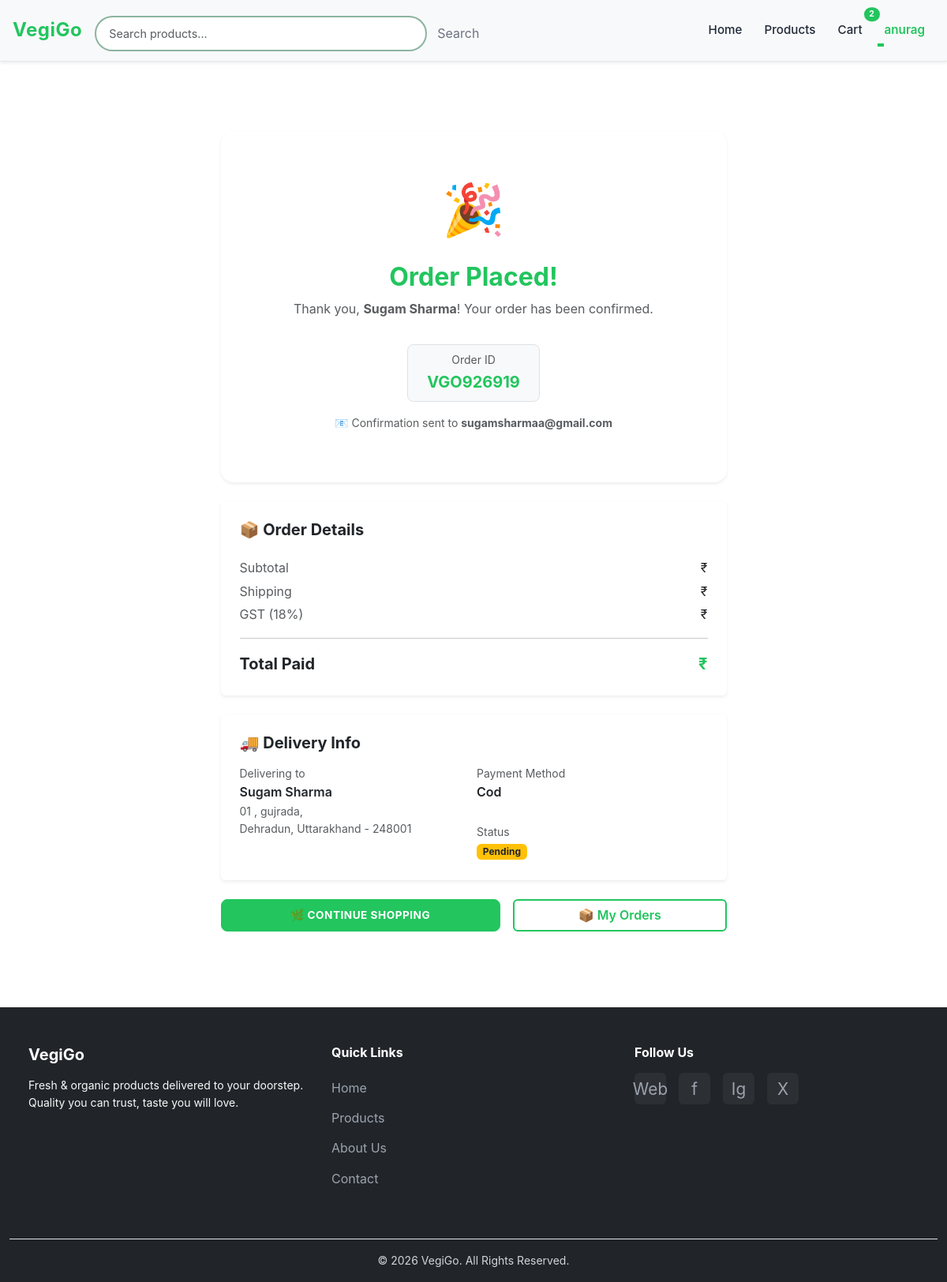
The app's page /order/success/1/ (signed in) with its own data.
### vgapp/models.py (models this page shows, shortened)
class Order(models.Model):
    ORDER_STATUS_CHOICES = [
        ('pending',    'Pending'),
        ('processing', 'Processing'),
        ('shipped',    'Shipped'),
        ('delivered',  'Delivered'),
        ('cancelled',  'Cancelled'),
        ('refunded',   'Refunded'),
    ]
    PAYMENT_STATUS_CHOICES = [
        ('pending',   'Pending'),
        ('completed', 'Completed'),
        ('failed',    'Failed'),
        ('refunded',  'Refunded'),
    ]
    PAYMENT_METHOD_CHOICES = [
        ('cod',  'Cash on Delivery'),
        ('card', 'Credit/Debit Card'),
        ('upi',  'UPI'),
    ]
    order_id   = models.CharField(max_length=20, unique=True, blank=True)
    user       = models.ForeignKey(User, on_delete=models.SET_NULL, null=True, blank=True, related_name='orders')
    guest      = models.ForeignKey(GuestUser, on_delete=models.SET_NULL, null=True, blank=True, related_name='orders')
    customer_name  = models.CharField(max_length=255)
    customer_email = models.EmailField()
    customer_phone = models.CharField(max_length=15)
    shipping_address = models.CharField(max_length=255)
    shipping_city    = models.CharField(max_length=100)
    shipping_state   = models.CharField(max_length=100)
    shipping_pincode = models.CharField(max_length=10)
    subtotal      = models.DecimalField(max_digits=10, decimal_places=2, default=0)
    tax           = models.DecimalField(max_digits=10, decimal_places=2, default=0)
    shipping_cost = models.DecimalField(max_digits=10, decimal_places=2, default=0)
    discount      = models.DecimalField(max_digits=10, decimal_places=2, default=0)
    total_amount  = models.DecimalField(max_digits=10, decimal_places=2)
    order_status   = models.CharField(max_length=20, choices=ORDER_STATUS_CHOICES, default='pending')
    payment_status = models.CharField(max_length=20, choices=PAYMENT_STATUS_CHOICES, default='pending')
    payment_method = models.CharField(max_length=20, choices=PAYMENT_METHOD_CHOICES, default='cod')
    notes           = models.TextField(blank=True)
    tracking_number = models.CharField(max_length=100, blank=True)
    created_at   = models.DateTimeField(auto_now_add=True)
    updated_at   = models.DateTimeField(auto_now=True)
    shipped_at   = models.DateTimeField(null=True, blank=True)
    delivered_at = models.DateTimeField(null=True, blank=True)
    class Meta:
        ordering = ['-created_at']

### vgapp/views.py (the view)
# urls.py: path('order/success/<int:order_id>/', order_success, name='order_success'),
def order_success(request, order_id):
    order = get_object_or_404(Order, id=order_id)
    return render(request, 'checkout/order_success.html', {'order': order})

### templates/checkout/order_success.html (shortened to what this page needs)
{% extends 'base.html' %}
{% load static %}
{% block content %}
<main class="main-content pt-5">
<div class="container py-5">
    <div class="row justify-content-center">
        <div class="col-lg-7">
            <div class="card shadow-sm border-0 rounded-4 text-center mb-4">
                <div class="card-body p-5">
                    <div style="font-size: 4rem;">🎉</div>
                    <h2 class="fw-bold mt-3 text-success">Order Placed!</h2>
                    <p class="text-muted mt-1">Thank you, <strong>{{ order.customer_name }}</strong>! Your order has been confirmed.</p>
                    <div class="d-inline-block bg-light border rounded-3 px-4 py-2 my-3">
                        <small class="text-muted d-block">Order ID</small>
                        <span class="fw-bold fs-5 text-success">{{ order.order_id }}</span>
                    </div>
                    <p class="text-muted small">
                        📧 Confirmation sent to <strong>{{ order.customer_email }}</strong>
                    </p>
                </div>
            </div>
            <div class="card shadow-sm border-0 mb-4">
                <div class="card-body p-4">
                    <h5 class="fw-bold mb-4">📦 Order Details</h5>
                    <div class="mt-3">
                        <div class="d-flex justify-content-between mb-1">
                            <span class="text-muted">Subtotal</span>
                            <span>₹{{ totals.subtotal }}</span>
                        </div>
                        <div class="d-flex justify-content-between mb-1">
                            <span class="text-muted">Shipping</span>
                            <span>₹{{ totals.shipping }}</span>
                        </div>
                        <div class="d-flex justify-content-between mb-2">
                            <span class="text-muted">GST (18%)</span>
                            <span>₹{{ totals.tax|floatformat:2 }}</span>
                        </div>
                        <hr>
                        <div class="d-flex justify-content-between">
                            <span class="fw-bold fs-5">Total Paid</span>
                            <span class="fw-bold fs-5 text-success">₹{{ totals.total|floatformat:2 }}</span>
                        </div>
                    </div>
                </div>
            </div>
            <div class="card shadow-sm border-0 mb-4">
                <div class="card-body p-4">
                    <h5 class="fw-bold mb-3">🚚 Delivery Info</h5>
                    <div class="row g-2">
                        <div class="col-sm-6">
                            <small class="text-muted d-block">Delivering to</small>
                            <p class="fw-semibold mb-0">{{ order.customer_name }}</p>
                            <p class="text-muted small mb-0">
                                {{ order.shipping_address }},<br>
                                {{ order.shipping_city }}, {{ order.shipping_state }} - {{ order.shipping_pincode }}
                            </p>
                        </div>
                        <div class="col-sm-6">
                            <small class="text-muted d-block">Payment Method</small>
                            <p class="fw-semibold mb-0 text-capitalize">{{ order.payment_method }}</p>
                            <br>
                            <small class="text-muted d-block">Status</small>
                            <span class="badge bg-warning text-dark">{{ order.get_order_status_display }}</span>
                        </div>
                    </div>
                </div>
            </div>
            <div class="d-flex gap-3 flex-wrap">
                <a href="{% url 'products' %}" class="btn btn-success fw-bold flex-grow-1">
                    🌿 Continue Shopping
                </a>
                {% if user.is_authenticated %}
                    <a href="{% url 'order_history' %}" class="btn btn-outline-success flex-grow-1">
                        📦 My Orders
                    </a>
                {% endif %}
            </div>
        </div>
    </div>
</div>
</main>
{% endblock %}

### templates/menu.html (shortened to what this page needs)
{% load static %}
<nav class="navbar navbar-expand-lg navbar-light bg-light fixed-top shadow-sm">
    <div class="container-fluid px-3">
        <a href="{% url 'home' %}" class="navbar-brand fw-bold">VegiGo</a>
        <div class="search-container w-100 mt-2 order-lg-0 order-3">
            <form class="d-flex" role="search" method="GET" action="{% url 'products' %}">
                <input class="form-control search-input" id="search" type="search" placeholder="Search products..." aria-label="Search" name="search" value="{{ request.GET.search|default:'' }}">
                <button class="btn btn-search" type="submit">Search</button>
            </form>
        </div>
        <div class="collapse navbar-collapse" id="navbarNav">
            <ul class="navbar-nav ms-auto gap-1 align-items-lg-center">
                <li class="nav-item">
                    <a class="nav-link {% if active_page == 'home' %}active{% endif %}" href="{% url 'home' %}">Home</a>
                </li>
                <li class="nav-item">
                    <a class="nav-link {% if active_page == 'products' %}active{% endif %}" href="{% url 'products' %}">Products</a>
                </li>
                <li class="nav-item">
                    <a class="nav-link {% if active_page == 'cart' %}active{% endif %} position-relative" href="{% url 'cart' %}">
                        Cart
                        <span id="cart-count-badge"
                              class="position-absolute top-0 start-100 translate-middle badge rounded-pill bg-success"
                              style="font-size: 0.65rem; display: none;">0</span>
                    </a>
                </li>
                {% if user.is_authenticated %}
                    <li class="nav-item dropdown">
                        <a class="nav-link dropdown-toggle fw-semibold text-success" href="#" id="userDropdown"
                           role="button" data-bs-toggle="dropdown" aria-expanded="false">
                            {{ user.first_name|default:user.username }}
                        </a>
                    </li>
                {% endif %}
            </ul>
        </div>
    </div>
</nav>

### static/style.css (style rules this page uses)
:root { --primary-color: #22c55e; --primary-light: #84cc16; --primary-dark: #16a34a; --secondary-color: #8cb4a0; --text-primary: #1f2937; --text-secondary: #6b7280; --text-light: #f3f4f6; --border-color: #e5e7eb; --card-bg: #ffffff; --card-shadow: 0 1px 3px rgba(0, 0, 0, 0.1); --card-shadow-hover: 0 10px 25px rgba(34, 197, 94, 0.2); --transition: all 0.3s ease; }
* { margin: 0; padding: 0; box-sizing: border-box; }
body { font-family: -apple-system, BlinkMacSystemFont, 'Segoe UI', Roboto, 'Helvetica Neue', Arial, sans-serif; color: var(--text-primary); line-height: 1.6; display: flex; flex-direction: column; min-height: 100vh; }
.main-content { flex: 1; }
.navbar { top: 0; z-index: 1030; border-bottom: 1px solid var(--border-color); padding: 0.75rem 0; }
.navbar-brand { font-size: 1.5rem; color: var(--primary-color) !important; letter-spacing: 0.5px; }
.nav-link { color: var(--text-primary) !important; font-weight: 500; font-size: 0.95rem; transition: var(--transition); position: relative; padding: 0.5rem 0.75rem !important; }
.nav-link::after { content: ''; position: absolute; bottom: 0; left: 0; width: 0; height: 2px; background-color: var(--primary-color); transition: width 0.3s ease; }
.search-container { width: 100%; max-width: 500px; }
.search-input { border: 2px solid var(--secondary-color); border-radius: 25px; padding: 0.6rem 1rem; font-size: 0.9rem; transition: var(--transition); }
.btn-search { color: var(--text-secondary); border: none; background: transparent; padding: 0.6rem 0.8rem; transition: var(--transition); }
.btn-success { background-color: var(--primary-color); border-color: var(--primary-color); font-weight: 600; border-radius: 8px; padding: 0.6rem 1.2rem; transition: var(--transition); text-transform: uppercase; font-size: 0.85rem; letter-spacing: 0.5px; position: relative; overflow: hidden; }
.btn-outline-success { color: var(--primary-color); border-color: var(--primary-color); border-width: 2px; font-weight: 600; transition: var(--transition); }
@media (min-width: 1200px) and (max-width: 1399px) { .search-container { width: 40vw; } }
.text-success { color: var(--primary-color) !important; }
.bg-success { background-color: var(--primary-color) !important; }
html { scroll-behavior: smooth; }

### templates/base.html (style rules this page uses)
body { padding-top: 70px; }

### records on screen
Order: customer_name "Sugam Sharma", order_id "VGO926919", customer_email "sugamsharmaa@gmail.com", shipping_address "01 , gujrada", shipping_city "Dehradun", shipping_state "Uttarakhand", shipping_pincode "248001", payment_method "Cod", order_status "Pending"

### other values on screen
{{ user.first_name|default:user.username }} "anurag"
